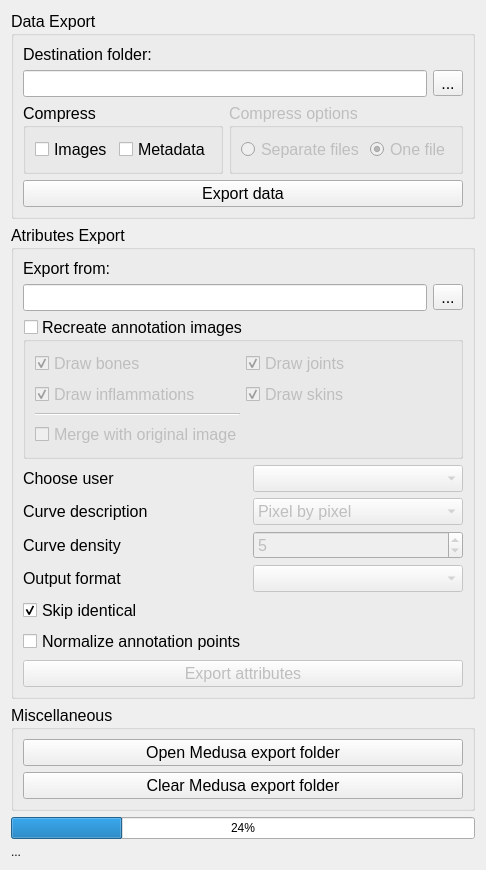
<?xml version="1.0" encoding="UTF-8"?>
<ui version="4.0">
 <class>MedusaExporter</class>
 <widget class="QWidget" name="MedusaExporter">
  <property name="windowModality">
   <enum>Qt::NonModal</enum>
  </property>
  <property name="geometry">
   <rect>
    <x>0</x>
    <y>0</y>
    <width>439</width>
    <height>738</height>
   </rect>
  </property>
  <property name="windowTitle">
   <string>Medusa Exporter</string>
  </property>
  <property name="styleSheet">
   <string notr="true">/*background-color: rgb(91,91,91);
color: white*/
</string>
  </property>
  <layout class="QVBoxLayout" name="verticalLayout">
   <item>
    <layout class="QHBoxLayout" name="horizontalLayout">
     <item>
      <widget class="QWidget" name="widget" native="true">
       <layout class="QVBoxLayout" name="verticalLayout_5">
        <property name="leftMargin">
         <number>0</number>
        </property>
        <property name="topMargin">
         <number>0</number>
        </property>
        <property name="rightMargin">
         <number>0</number>
        </property>
        <property name="bottomMargin">
         <number>0</number>
        </property>
        <item>
         <widget class="QGroupBox" name="dataBox">
          <property name="font">
           <font>
            <pointsize>12</pointsize>
           </font>
          </property>
          <property name="title">
           <string>Data Export</string>
          </property>
          <layout class="QGridLayout" name="gridLayout_2">
           <item row="3" column="1" colspan="2">
            <widget class="QGroupBox" name="compressOptionBox">
             <property name="enabled">
              <bool>false</bool>
             </property>
             <property name="sizePolicy">
              <sizepolicy hsizetype="Expanding" vsizetype="Preferred">
               <horstretch>0</horstretch>
               <verstretch>0</verstretch>
              </sizepolicy>
             </property>
             <property name="title">
              <string>Compress options</string>
             </property>
             <property name="flat">
              <bool>false</bool>
             </property>
             <layout class="QHBoxLayout" name="horizontalLayout_6">
              <item>
               <widget class="QRadioButton" name="separateRadio">
                <property name="sizePolicy">
                 <sizepolicy hsizetype="Expanding" vsizetype="Fixed">
                  <horstretch>0</horstretch>
                  <verstretch>0</verstretch>
                 </sizepolicy>
                </property>
                <property name="text">
                 <string>Separate files</string>
                </property>
               </widget>
              </item>
              <item>
               <widget class="QRadioButton" name="togetherRadio">
                <property name="text">
                 <string>One file</string>
                </property>
                <property name="checked">
                 <bool>true</bool>
                </property>
               </widget>
              </item>
             </layout>
            </widget>
           </item>
           <item row="3" column="0">
            <widget class="QGroupBox" name="compressBox">
             <property name="sizePolicy">
              <sizepolicy hsizetype="Preferred" vsizetype="Preferred">
               <horstretch>0</horstretch>
               <verstretch>0</verstretch>
              </sizepolicy>
             </property>
             <property name="title">
              <string>Compress</string>
             </property>
             <layout class="QHBoxLayout" name="horizontalLayout_5">
              <item>
               <widget class="QCheckBox" name="imagesCheck">
                <property name="text">
                 <string>Images</string>
                </property>
               </widget>
              </item>
              <item>
               <widget class="QCheckBox" name="metaCheck">
                <property name="text">
                 <string>Metadata</string>
                </property>
               </widget>
              </item>
             </layout>
            </widget>
           </item>
           <item row="0" column="0">
            <widget class="QLabel" name="label_3">
             <property name="text">
              <string>Destination folder:</string>
             </property>
            </widget>
           </item>
           <item row="4" column="0" colspan="3">
            <widget class="QPushButton" name="extractButton">
             <property name="text">
              <string>Export data</string>
             </property>
             <property name="checkable">
              <bool>true</bool>
             </property>
             <property name="checked">
              <bool>false</bool>
             </property>
             <property name="flat">
              <bool>false</bool>
             </property>
            </widget>
           </item>
           <item row="1" column="2">
            <widget class="QToolButton" name="extractToButton">
             <property name="text">
              <string>...</string>
             </property>
            </widget>
           </item>
           <item row="1" column="0" colspan="2">
            <widget class="QLineEdit" name="extractToLineEdit"/>
           </item>
          </layout>
         </widget>
        </item>
        <item>
         <spacer name="verticalSpacer">
          <property name="orientation">
           <enum>Qt::Vertical</enum>
          </property>
          <property name="sizeHint" stdset="0">
           <size>
            <width>20</width>
            <height>40</height>
           </size>
          </property>
         </spacer>
        </item>
        <item>
         <widget class="QGroupBox" name="atributesBox">
          <property name="enabled">
           <bool>true</bool>
          </property>
          <property name="font">
           <font>
            <pointsize>12</pointsize>
           </font>
          </property>
          <property name="title">
           <string>Atributes Export</string>
          </property>
          <layout class="QGridLayout" name="gridLayout">
           <item row="2" column="0" colspan="2">
            <widget class="QLineEdit" name="exportFromLineEdit">
             <property name="frame">
              <bool>true</bool>
             </property>
             <property name="readOnly">
              <bool>true</bool>
             </property>
            </widget>
           </item>
           <item row="10" column="0" colspan="3">
            <widget class="QPushButton" name="exportButton">
             <property name="enabled">
              <bool>false</bool>
             </property>
             <property name="text">
              <string>Export attributes</string>
             </property>
             <property name="checkable">
              <bool>true</bool>
             </property>
            </widget>
           </item>
           <item row="5" column="1" colspan="2">
            <widget class="QComboBox" name="curveDescriptionComboBox">
             <property name="enabled">
              <bool>false</bool>
             </property>
             <item>
              <property name="text">
               <string>Pixel by pixel</string>
              </property>
             </item>
             <item>
              <property name="text">
               <string>Key points</string>
              </property>
             </item>
            </widget>
           </item>
           <item row="5" column="0">
            <widget class="QLabel" name="label_5">
             <property name="text">
              <string>Curve description</string>
             </property>
            </widget>
           </item>
           <item row="2" column="2">
            <widget class="QToolButton" name="exportFromButton">
             <property name="text">
              <string>...</string>
             </property>
            </widget>
           </item>
           <item row="4" column="1" colspan="2">
            <widget class="QComboBox" name="chooseUserComboBox">
             <property name="enabled">
              <bool>false</bool>
             </property>
            </widget>
           </item>
           <item row="6" column="0">
            <widget class="QLabel" name="label_2">
             <property name="text">
              <string>Curve density</string>
             </property>
            </widget>
           </item>
           <item row="8" column="0">
            <widget class="QCheckBox" name="skipIdenticalComboBox">
             <property name="enabled">
              <bool>true</bool>
             </property>
             <property name="text">
              <string>Skip identical</string>
             </property>
             <property name="checked">
              <bool>true</bool>
             </property>
            </widget>
           </item>
           <item row="1" column="0">
            <widget class="QLabel" name="label_4">
             <property name="text">
              <string>Export from:</string>
             </property>
            </widget>
           </item>
           <item row="4" column="0">
            <widget class="QLabel" name="label">
             <property name="text">
              <string>Choose user</string>
             </property>
            </widget>
           </item>
           <item row="7" column="1" colspan="2">
            <widget class="QComboBox" name="chooseFormatComboBox">
             <property name="enabled">
              <bool>false</bool>
             </property>
            </widget>
           </item>
           <item row="7" column="0">
            <widget class="QLabel" name="label_6">
             <property name="text">
              <string>Output format</string>
             </property>
            </widget>
           </item>
           <item row="6" column="1" colspan="2">
            <widget class="QSpinBox" name="curveDensitySpinBox">
             <property name="enabled">
              <bool>false</bool>
             </property>
             <property name="value">
              <number>5</number>
             </property>
            </widget>
           </item>
           <item row="9" column="0">
            <widget class="QCheckBox" name="normalizePointsCheck">
             <property name="text">
              <string>Normalize annotation points</string>
             </property>
            </widget>
           </item>
           <item row="3" column="0" colspan="3">
            <widget class="QGroupBox" name="recreateGroup">
             <property name="title">
              <string>Recreate annotation images</string>
             </property>
             <property name="checkable">
              <bool>true</bool>
             </property>
             <property name="checked">
              <bool>false</bool>
             </property>
             <layout class="QGridLayout" name="gridLayout_3">
              <item row="3" column="0" colspan="2">
               <widget class="QCheckBox" name="mergeButton">
                <property name="text">
                 <string>Merge with original image</string>
                </property>
               </widget>
              </item>
              <item row="0" column="0">
               <widget class="QCheckBox" name="bonesButton">
                <property name="text">
                 <string>Draw bones</string>
                </property>
                <property name="checked">
                 <bool>true</bool>
                </property>
               </widget>
              </item>
              <item row="1" column="1">
               <widget class="QCheckBox" name="skinButton">
                <property name="text">
                 <string>Draw skins</string>
                </property>
                <property name="checked">
                 <bool>true</bool>
                </property>
               </widget>
              </item>
              <item row="1" column="0">
               <widget class="QCheckBox" name="inflammationButton">
                <property name="text">
                 <string>Draw inflammations</string>
                </property>
                <property name="checked">
                 <bool>true</bool>
                </property>
               </widget>
              </item>
              <item row="0" column="1">
               <widget class="QCheckBox" name="jointsButton">
                <property name="text">
                 <string>Draw joints</string>
                </property>
                <property name="checked">
                 <bool>true</bool>
                </property>
               </widget>
              </item>
              <item row="2" column="0">
               <widget class="Line" name="line">
                <property name="orientation">
                 <enum>Qt::Horizontal</enum>
                </property>
               </widget>
              </item>
             </layout>
            </widget>
           </item>
          </layout>
         </widget>
        </item>
        <item>
         <spacer name="verticalSpacer_2">
          <property name="orientation">
           <enum>Qt::Vertical</enum>
          </property>
          <property name="sizeHint" stdset="0">
           <size>
            <width>20</width>
            <height>40</height>
           </size>
          </property>
         </spacer>
        </item>
        <item>
         <widget class="QGroupBox" name="miscBox">
          <property name="font">
           <font>
            <pointsize>12</pointsize>
           </font>
          </property>
          <property name="title">
           <string>Miscellaneous</string>
          </property>
          <layout class="QVBoxLayout" name="verticalLayout_4">
           <item>
            <widget class="QPushButton" name="openMedusaFolderButton">
             <property name="text">
              <string>Open Medusa export folder</string>
             </property>
            </widget>
           </item>
           <item>
            <widget class="QPushButton" name="clearMedusaFolderButton">
             <property name="text">
              <string>Clear Medusa export folder</string>
             </property>
             <property name="checkable">
              <bool>true</bool>
             </property>
            </widget>
           </item>
          </layout>
         </widget>
        </item>
       </layout>
      </widget>
     </item>
    </layout>
   </item>
   <item>
    <widget class="QProgressBar" name="progressBar">
     <property name="value">
      <number>24</number>
     </property>
    </widget>
   </item>
   <item>
    <widget class="QLabel" name="progressBarLabel">
     <property name="text">
      <string>...</string>
     </property>
    </widget>
   </item>
  </layout>
 </widget>
 <resources>
  <include location="../../dicom/ui/dicomRC.qrc"/>
  <include location="medusaExporterRC.qrc"/>
  <include location="C:/Users/Wojciech/.designer/backup/medusaExporterRC.qrc"/>
 </resources>
 <connections/>
</ui>
